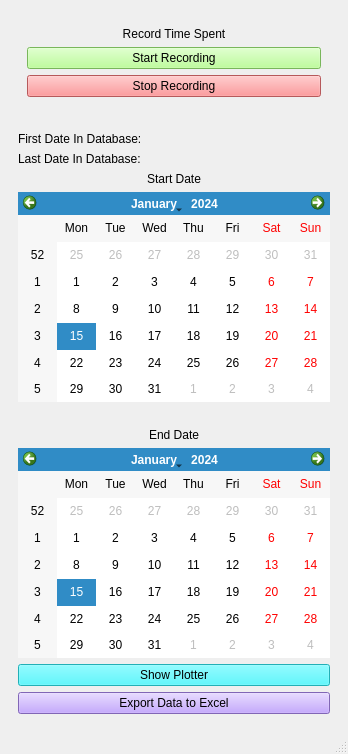
<?xml version="1.0" encoding="UTF-8"?>
<ui version="4.0">
 <class>MainWindow</class>
 <widget class="QMainWindow" name="MainWindow">
  <property name="geometry">
   <rect>
    <x>0</x>
    <y>0</y>
    <width>348</width>
    <height>754</height>
   </rect>
  </property>
  <property name="windowTitle">
   <string>MainWindow</string>
  </property>
  <widget class="QWidget" name="centralwidget">
   <layout class="QVBoxLayout" name="verticalLayout">
    <item>
     <widget class="QWidget" name="export_excel_widget" native="true">
      <property name="autoFillBackground">
       <bool>false</bool>
      </property>
      <layout class="QVBoxLayout" name="verticalLayout_3">
       <item>
        <widget class="QWidget" name="start_recording_widget" native="true">
         <property name="styleSheet">
          <string notr="true"/>
         </property>
         <layout class="QGridLayout" name="gridLayout">
          <item row="0" column="0">
           <widget class="QLabel" name="start_recording_label">
            <property name="text">
             <string>Record Time Spent</string>
            </property>
            <property name="alignment">
             <set>Qt::AlignCenter</set>
            </property>
           </widget>
          </item>
          <item row="2" column="0">
           <widget class="QPushButton" name="stop_recording_button">
            <property name="styleSheet">
             <string notr="true">background-color: rgb(255, 125, 127);</string>
            </property>
            <property name="text">
             <string>Stop Recording</string>
            </property>
           </widget>
          </item>
          <item row="1" column="0">
           <widget class="QPushButton" name="start_recording_button">
            <property name="enabled">
             <bool>true</bool>
            </property>
            <property name="toolTip">
             <string>Launch script which checks if the user is using the PC</string>
            </property>
            <property name="styleSheet">
             <string notr="true">background-color: rgb(170, 255, 127);</string>
            </property>
            <property name="text">
             <string>Start Recording</string>
            </property>
           </widget>
          </item>
         </layout>
        </widget>
       </item>
       <item>
        <spacer name="horizontalSpacer">
         <property name="orientation">
          <enum>Qt::Horizontal</enum>
         </property>
         <property name="sizeHint" stdset="0">
          <size>
           <width>40</width>
           <height>20</height>
          </size>
         </property>
        </spacer>
       </item>
       <item>
        <widget class="QLabel" name="first_date_in_db_label">
         <property name="text">
          <string>First Date In Database:</string>
         </property>
        </widget>
       </item>
       <item>
        <widget class="QLabel" name="last_date_in_db_label">
         <property name="text">
          <string>Last Date In Database:</string>
         </property>
        </widget>
       </item>
       <item>
        <widget class="QLabel" name="start_date_label">
         <property name="toolTip">
          <string>Choose start date from which to export to excel</string>
         </property>
         <property name="text">
          <string>Start Date</string>
         </property>
         <property name="alignment">
          <set>Qt::AlignCenter</set>
         </property>
        </widget>
       </item>
       <item>
        <widget class="QCalendarWidget" name="start_date_calendar"/>
       </item>
       <item>
        <spacer name="horizontalSpacer_2">
         <property name="orientation">
          <enum>Qt::Horizontal</enum>
         </property>
         <property name="sizeHint" stdset="0">
          <size>
           <width>40</width>
           <height>20</height>
          </size>
         </property>
        </spacer>
       </item>
       <item>
        <widget class="QLabel" name="end_date_label">
         <property name="toolTip">
          <string>Choose end date to export to excel</string>
         </property>
         <property name="text">
          <string>End Date</string>
         </property>
         <property name="alignment">
          <set>Qt::AlignCenter</set>
         </property>
        </widget>
       </item>
       <item>
        <widget class="QCalendarWidget" name="end_date_calendar"/>
       </item>
       <item>
        <widget class="QPushButton" name="show_plotter_button">
         <property name="styleSheet">
          <string notr="true">background-color:rgb(48, 245, 255)</string>
         </property>
         <property name="text">
          <string>Show Plotter</string>
         </property>
        </widget>
       </item>
       <item>
        <widget class="QPushButton" name="export_to_excel_button">
         <property name="toolTip">
          <string>Press to export data to excel file</string>
         </property>
         <property name="styleSheet">
          <string notr="true">background-color:rgb(181, 143, 255)</string>
         </property>
         <property name="text">
          <string>Export Data to Excel</string>
         </property>
        </widget>
       </item>
      </layout>
     </widget>
    </item>
   </layout>
  </widget>
  <widget class="QStatusBar" name="statusbar"/>
 </widget>
 <resources/>
 <connections/>
</ui>
